Frame 1 (no input): blank canvas, image omitted
Frame 60 (the mouse pressed at the canvas centre just before this capture): blank canvas, image omitted
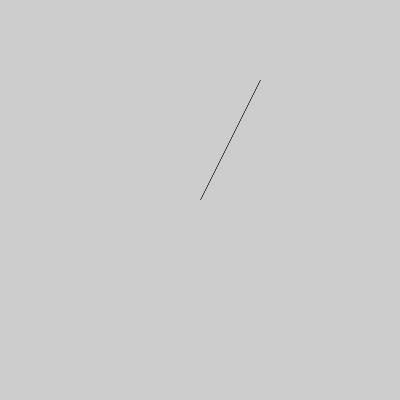
Frame 120 (the mouse held since frame 60 and released just before this capture)

The Processing sketch whose frames 1 and 60 were blank and that drew this single picture after the mouse press (run headless with seeded random() and noise(); from frame 60 on, the mouse is pressed at the canvas centre):

// Processing sketch: processing_173337
// ── processing_173337.pde

Blade diagonal;

void setup() {
size(400, 400);
diagonal = new Blade(200, 200);
stroke(3);
fill(10, 100, 250);

}
class Blade {
              float x, y;
              Blade(int xpos, int ypos) {
                x = xpos;
                y = ypos;
                stroke(3);
                fill(100, 100, 255);
}
              void seed(int xpos, int ypos) {
                x = xpos;
                y = ypos;
                stroke(3);
                fill(100, 100, 255);
                
}
              void grow() {
                x += 0.5;
                y -= 1.0;
                point(x, y);
                stroke(3);
                fill(100, 100, 255);
} }

void draw() { 
  diagonal.grow();
  stroke(3);
  fill(255);
}
   void mouseMoved() {
   diagonal.seed(mouseX, mouseY);
   stroke(3);
 fill(100, 100, 255);
}
